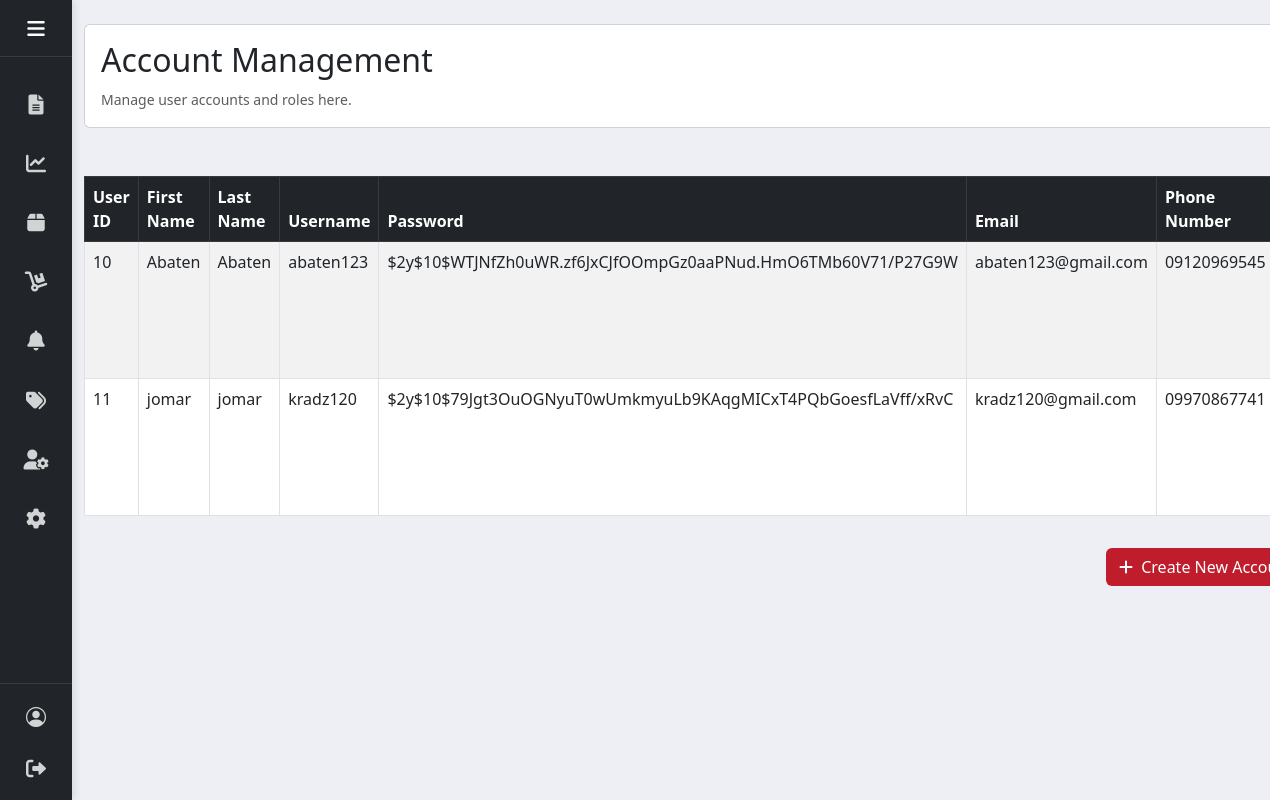
Screenshot of /dashboard.php?section=account-management (signed in) with the database file from the repository.
### tables this page shows
CREATE TABLE `users` (
  `User_ID` int(11) NOT NULL,
  `FName` varchar(50) NOT NULL,
  `LName` varchar(50) NOT NULL,
  `Username` varchar(115) NOT NULL,
  `Password` varchar(255) NOT NULL,
  `Email` varchar(100) NOT NULL,
  `Phone` varchar(115) DEFAULT NULL,
  `Role` enum('Admin','Manager','Staff') NOT NULL,
  `Branch` enum('Digos City, Bus Terminal','Digos City, Davao Cotabato Road','Bansalan Davao Del Sur') DEFAULT NULL,
  `Updated_At` datetime DEFAULT current_timestamp()
);

### classes/function.php (called while the page is built, shortened)
<?php
function dbconnection(){
    try {
        $dbconnection = new PDO('mysql:dbname=3motorinv; host=localhost; charset=utf8mb4', 'root', '');
        $dbconnection->setAttribute(PDO::ATTR_EMULATE_PREPARES, false);
        $dbconnection->setAttribute(PDO::ATTR_ERRMODE, PDO::ERRMODE_EXCEPTION);
        return $dbconnection;
    } catch (PDOException $e) {
        die("Connection failed: " . $e->getMessage());
    }
}
function userview(){
    $dbconnection = dbconnection();
    try {
        $statement = $dbconnection->prepare("SELECT * FROM users ORDER BY User_ID ASC");
        $statement->execute();
        return $statement;
    } catch (Exception $e) {
        return false;
    }
}
?>

### modules/account-management.php (the view, shortened to what this page needs)
<div class="row">
    <div class="col-12 mb-4">
        <div class="card">
            <div class="card-body">
            <h2>Account Management</h2>
            <small class="text-muted">Manage user accounts and roles here.</small>
        </div>
        </div>
    </div>
    <div class="table-responsive mt-4">
        <table class="table table-striped table-bordered">
            <thead class="table-dark">
                <tr>
                    <th>User ID</th>
                    <th>First Name</th>
                    <th>Last Name</th>
                    <th>Username</th>
                    <th>Password</th>
                    <th>Email</th>
                    <th>Phone Number</th>
                </tr>
            </thead>
            <tbody>
                <?php
                    $userview = userview();
                    foreach ($userview as $user) {
                    ?>
                <tr>
                    <td><?php echo htmlspecialchars($user['User_ID']); ?></td>
                        <td><?php echo htmlspecialchars($user['FName']); ?></td>
                        <td><?php echo htmlspecialchars($user['LName']); ?></td>
                        <td><?php echo htmlspecialchars($user['Username']); ?></td>
                        <td><?php echo htmlspecialchars($user['Password']); ?></td>
                        <td><?php echo htmlspecialchars($user['Email']); ?></td>
                        <td><?php echo htmlspecialchars($user['Phone']); ?></td>
                </tr>
                                <?php }?>
                            </tbody>
                        </table>
                    </div>
                    <div class="d-flex justify-content-end mt-3">
                    <button class="btn" data-bs-toggle="modal" data-bs-target="#createAccountModal" style="background-color: #bf1c2c; color: white;">
    <i class="fas fa-plus me-1"></i> Create New Account
</button>
                    </div>
                    <div class="toast-container position-fixed top-0 end-0 p-3">
                    </div>
</div>

### assets/css/main.css (style rules this page uses)
body { background-color: rgb(238, 239, 244); }

### rows the page displays
users: User_ID "10", FName "Abaten", LName "Abaten", Username "abaten123", Password "$2y$10$WTJNfZh0uWR.zf6JxCJfOOmpGz0aaPNud.HmO6TMb60V71/P27G9W", Email "abaten123@gmail.com", Phone "09120969545"
users: User_ID "11", FName "jomar", LName "jomar", Username "kradz120", Password "$2y$10$79Jgt3OuOGNyuT0wUmkmyuLb9KAqgMICxT4PQbGoesfLaVff/xRvC", Email "kradz120@gmail.com", Phone "09970867741"
